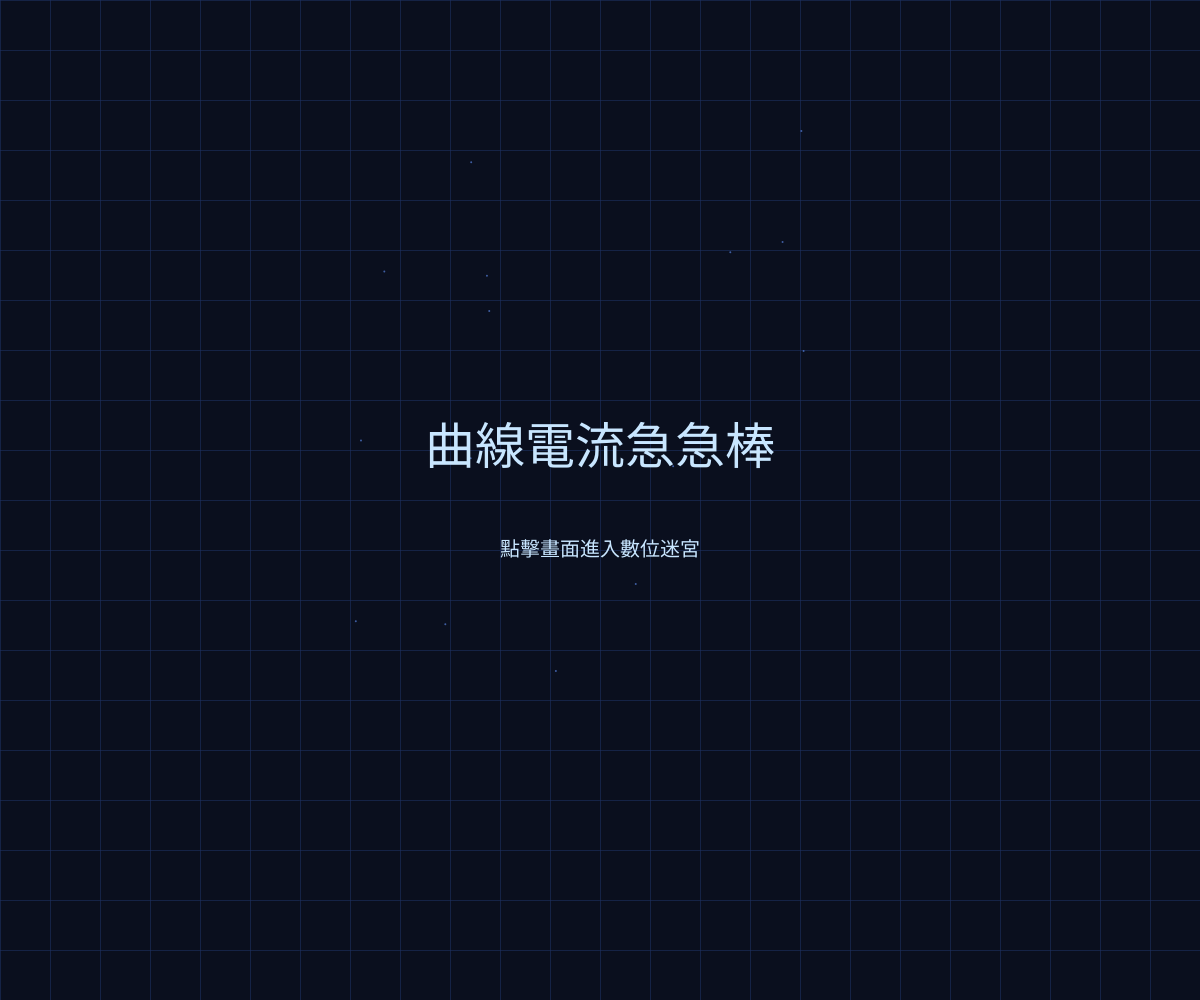
Frame 1 (no input)
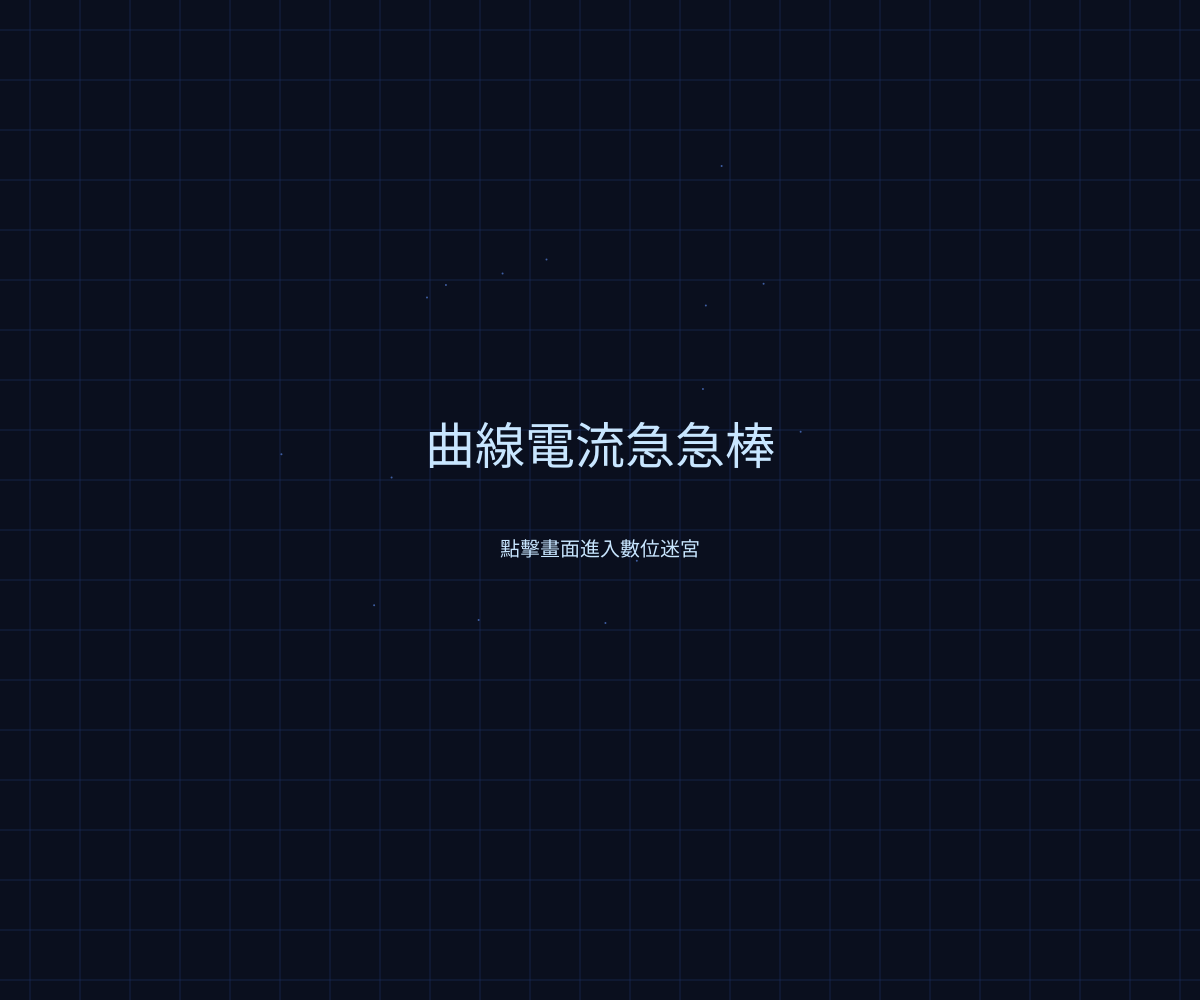
Frame 60 (no input)
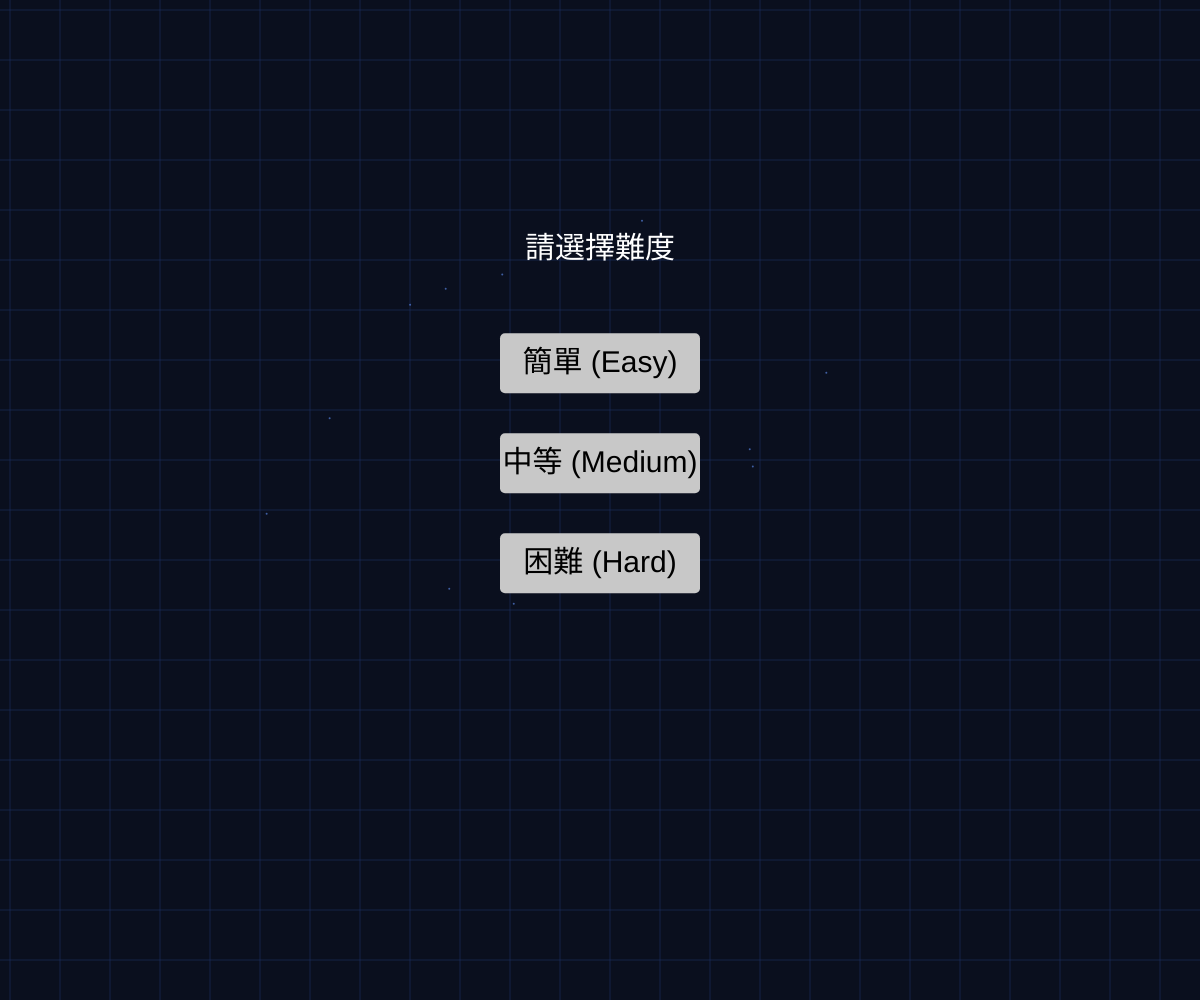
Frame 120 (the mouse pressed at the canvas centre since frame 60)

The p5.js sketch that drew these frames (run headless with seeded random() and noise() and a simulated clock; from frame 60 on, the mouse is pressed at the canvas centre):

// p5.js sketch
// ── sketch.js
let gameState = 'START'; // START, LEVEL_SELECT, WAITING_TO_START, PLAYING, GAMEOVER, WIN
let difficulty = 1;      // 1: 簡單, 2: 中等, 3: 困難
let wallColor = [50, 50, 50]; // 牆壁顏色 (深灰色)
let hazardColor = [255, 50, 50]; // 障礙物顏色 (亮紅色)
let pathTop = [];        // 儲存上方路徑的 5 個點
let pathBottom = [];     // 儲存下方路徑的 5 個點
let particles = [];      // 儲存粒子物件的陣列

function setup() {
  createCanvas(windowWidth, windowHeight);
  textAlign(CENTER, CENTER);
  initPath();
}

function initPath() {
  pathTop = [];
  pathBottom = [];
  
  // 根據難度決定點的數量，實現「由少到多」的差異
  // 簡單: 4 點, 中等: 8 點, 困難: 14 點
  let numPoints = 4 + (difficulty - 1) * 5;
  
  // 根據難度決定路徑寬度 (間距)
  let gap = map(difficulty, 1, 3, 55, 25);
  
  for (let i = 0; i < numPoints; i++) {
    let x = (width / (numPoints - 1)) * i;
    let y = random(100, height - 100 - gap);
    pathTop.push({x: x, y: y});
    pathBottom.push({x: x, y: y + gap});
  }
}

function windowResized() {
  resizeCanvas(windowWidth, windowHeight);
  initPath();
  particles = []; // 視窗縮放時清除粒子
}

function draw() {
  drawBackground();

  if (gameState === 'START') {
    drawMenu();
  } else if (gameState === 'LEVEL_SELECT') {
    drawLevelSelect();
  } else if (gameState === 'WAITING_TO_START') {
    drawWaiting();
  } else if (gameState === 'PLAYING') {
    playGame();
  } else if (gameState === 'GAMEOVER') {
    drawEndScreen("遊戲結束！", color(255, 0, 0), "點擊畫面返回主選單");
  } else if (gameState === 'WIN') {
    let sub = (difficulty < 3) ? "點擊進入下一關" : "全關卡達成！點擊返回主選單";
    drawEndScreen("恭喜通關！", color(0, 150, 0), sub);
  }

  // 在每一幀更新並繪製粒子尾巴
  updateParticles();
}

function drawBackground() {
  background(10, 15, 30); // 深藍黑色背景

  // 1. 繪製流動的網格線
  stroke(30, 50, 100, 150);
  strokeWeight(1);
  let gridSize = 50;
  let offsetX = (frameCount * 0.5) % gridSize;
  let offsetY = (frameCount * 0.5) % gridSize;

  for (let x = offsetX; x < width; x += gridSize) {
    line(x, 0, x, height);
  }
  for (let y = offsetY; y < height; y += gridSize) {
    line(0, y, width, y);
  }

  // 2. 增加一些遠處的裝飾點 (電子塵埃)
  noStroke();
  fill(100, 150, 255, 150);
  for (let i = 0; i < 15; i++) {
    let nx = noise(i, frameCount * 0.002) * width;
    let ny = noise(i + 50, frameCount * 0.002) * height;
    ellipse(nx, ny, 2, 2);
  }
}

function drawMenu() {
  fill(200, 230, 255); // 淺藍色文字
  textSize(50);
  text("曲線電流急急棒", width / 2, height / 2 - 50);
  textSize(20);
  text("點擊畫面進入數位迷宮", width / 2, height / 2 + 50);
}

function drawLevelSelect() {
  fill(255);
  textSize(30);
  text("請選擇難度", width / 2, height / 4);
  
  let btnW = 200, btnH = 60;
  let levels = ["簡單 (Easy)", "中等 (Medium)", "困難 (Hard)"];
  
  for (let i = 0; i < 3; i++) {
    fill(200);
    if (mouseX > width/2 - btnW/2 && mouseX < width/2 + btnW/2 && 
        mouseY > height/3 + i*100 && mouseY < height/3 + i*100 + btnH) {
      fill(150);
    }
    rect(width/2 - btnW/2, height/3 + i*100, btnW, btnH, 5);
    fill(0);
    text(levels[i], width / 2, height / 3 + i*100 + btnH/2);
  }
}

function playGame() {
  // 繪製彎曲牆壁
  drawWalls();

  let { startPos, endPos } = getStartEndPos();
  fill(0, 255, 0, 100);
  ellipse(startPos.x, startPos.y, startPos.size);
  fill(255, 0, 0, 100);
  ellipse(endPos.x, endPos.y, endPos.size);
  fill(255);
  textSize(16);
  text("起點", startPos.x, startPos.y);
  text("終點", endPos.x, endPos.y);

  // 碰撞偵測 (偵測滑鼠位置的顏色)
  let c = get(mouseX, mouseY);
  // 同時偵測牆壁顏色與障礙物顏色
  let isWall = red(c) === wallColor[0] && green(c) === wallColor[1] && blue(c) === wallColor[2];
  let isHazard = red(c) === hazardColor[0] && green(c) === hazardColor[1] && blue(c) === hazardColor[2];
  if (isWall || isHazard) {
    gameState = 'GAMEOVER';
  }

  // 邊界檢查
  if (mouseX < 0 || mouseX > width || mouseY < 0 || mouseY > height) {
    gameState = 'GAMEOVER';
  }

  // 勝利檢查
  if (dist(mouseX, mouseY, endPos.x, endPos.y) < endPos.size / 2) {
    gameState = 'WIN';
  }
}

function drawWaiting() {
  drawWalls();
  let { startPos, endPos } = getStartEndPos();
  
  fill(0, 255, 0, 200); // 起點加深顏色提示
  ellipse(startPos.x, startPos.y, startPos.size);
  fill(255, 0, 0, 100);
  ellipse(endPos.x, endPos.y, endPos.size);
  
  fill(255);
  textSize(24);
  text("請在綠色起點點擊滑鼠開始遊戲", width / 2, 50);
  textSize(16);
  text("起點", startPos.x, startPos.y);
  text("終點", endPos.x, endPos.y);
}

function getStartEndPos() {
  return {
    startPos: {x: 40, y: (pathTop[0].y + pathBottom[0].y) / 2, size: 60},
    // 將終點改為動態抓取最後一個點的位置
    endPos: {x: width - 40, y: (pathTop[pathTop.length - 1].y + pathBottom[pathBottom.length - 1].y) / 2, size: 60}
  };
}

function drawWalls() {
  fill(wallColor);
  noStroke();
  
  // 根據難度設定晃動幅度 (簡單: 5px, 中等: 10px, 困難: 20px)
  let shakeAmount = difficulty * 7;
  let shakeSpeed = 0.02; // 波動的速度

  // 用來儲存這一幀計算出的動態點座標，以便稍後繪製霓虹邊緣
  let currentTopPoints = [];
  let currentBottomPoints = [];

  // 1. 先計算這一幀所有點的動態位置 (包含雜訊位移)
  for (let i = 0; i < pathTop.length; i++) {
    let offsetYTop = (noise(frameCount * shakeSpeed, i * 100) - 0.5) * shakeAmount;
    currentTopPoints.push({ x: pathTop[i].x, y: pathTop[i].y + offsetYTop });

    let offsetYBottom = (noise(frameCount * shakeSpeed, i * 100 + 500) - 0.5) * shakeAmount;
    currentBottomPoints.push({ x: pathBottom[i].x, y: pathBottom[i].y + offsetYBottom });
  }

  // 2. 繪製實心牆壁區域 (用於顏色碰撞偵測)
  fill(wallColor);
  noStroke();

  // 上方牆壁
  beginShape();
  vertex(0, 0);
  // curveVertex 需要重複起點與終點作為控制點
  curveVertex(currentTopPoints[0].x, currentTopPoints[0].y); 
  for (let p of currentTopPoints) curveVertex(p.x, p.y);
  curveVertex(currentTopPoints[currentTopPoints.length - 1].x, currentTopPoints[currentTopPoints.length - 1].y);
  vertex(width, 0);
  endShape(CLOSE);

  // 下方牆壁
  beginShape();
  vertex(0, height);
  curveVertex(currentBottomPoints[0].x, currentBottomPoints[0].y);
  for (let p of currentBottomPoints) curveVertex(p.x, p.y);
  curveVertex(currentBottomPoints[currentBottomPoints.length - 1].x, currentBottomPoints[currentBottomPoints.length - 1].y);
  vertex(width, height);
  endShape(CLOSE);

  // 3. 繪製霓虹發光邊緣
  push();
  noFill();
  strokeWeight(3);
  stroke(0, 255, 255); // 霓虹青色
  
  // 設定 Canvas 原生發光效果
  drawingContext.shadowBlur = 15;
  drawingContext.shadowColor = color(0, 255, 255);

  // 繪製上方邊緣線
  beginShape();
  curveVertex(currentTopPoints[0].x, currentTopPoints[0].y);
  for (let p of currentTopPoints) curveVertex(p.x, p.y);
  curveVertex(currentTopPoints[currentTopPoints.length - 1].x, currentTopPoints[currentTopPoints.length - 1].y);
  endShape();

  // 繪製下方邊緣線
  beginShape();
  curveVertex(currentBottomPoints[0].x, currentBottomPoints[0].y);
  for (let p of currentBottomPoints) curveVertex(p.x, p.y);
  curveVertex(currentBottomPoints[currentBottomPoints.length - 1].x, currentBottomPoints[currentBottomPoints.length - 1].y);
  endShape();
  
  pop(); // 恢復繪製狀態，避免影響其他元件
  
  // 困難模式額外干擾：在路徑中間隨機放一個小障礙物 (可選)
  if (difficulty === 3) {
    push();
    fill(hazardColor);
    drawingContext.shadowBlur = 20;
    drawingContext.shadowColor = color(hazardColor);
    
    // 修正：使用這一幀計算出的「動態座標」來定位障礙物
    let midIdx = floor(currentTopPoints.length / 2);
    let hx = currentTopPoints[midIdx].x;
    let hy = (currentTopPoints[midIdx].y + currentBottomPoints[midIdx].y) / 2;
    ellipse(hx, hy, 20); 
    pop();
  }
  
  noStroke();
}

function updateParticles() {
  // 只有在遊戲進行中或等待開始時產生新粒子
  if (gameState === 'PLAYING' || gameState === 'WAITING_TO_START') {
    particles.push(new Particle(mouseX, mouseY));
  }

  // 倒序遍歷陣列以便安全刪除已消失的粒子
  for (let i = particles.length - 1; i >= 0; i--) {
    particles[i].update();
    particles[i].show();
    if (particles[i].isDead()) {
      particles.splice(i, 1);
    }
  }
}

// 粒子類別定義
class Particle {
  constructor(x, y) {
    this.x = x;
    this.y = y;
    this.vx = random(-0.8, 0.8); // 輕微的隨機飄移
    this.vy = random(-0.8, 0.8);
    this.alpha = 255;            // 透明度
    this.size = random(8, 15);   // 初始大小
  }
  update() {
    this.x += this.vx;
    this.y += this.vy;
    this.alpha -= 7;             // 消失速度
    this.size *= 0.96;           // 逐漸縮小
  }
  show() {
    noStroke();
    // 外圈：較大且透明，營造發光暈染感
    fill(0, 150, 255, this.alpha * 0.3);
    ellipse(this.x, this.y, this.size * 1.5);
    // 內圈：較小且明亮，作為發光核心
    fill(100, 220, 255, this.alpha);
    ellipse(this.x, this.y, this.size);
  }
  isDead() {
    return this.alpha <= 0;
  }
}

function drawEndScreen(msg, col, subMsg) {
  fill(col);
  textSize(60);
  text(msg, width / 2, height / 2);
  fill(200, 230, 255);
  textSize(20);
  text(subMsg, width / 2, height / 2 + 80);
}

function mousePressed() {
  if (gameState === 'START') {
    gameState = 'LEVEL_SELECT';
  } 
  else if (gameState === 'LEVEL_SELECT') {
    let btnW = 200, btnH = 60;
    for (let i = 0; i < 3; i++) {
      if (mouseX > width/2 - btnW/2 && mouseX < width/2 + btnW/2 && 
          mouseY > height/3 + i*100 && mouseY < height/3 + i*100 + btnH) {
        difficulty = i + 1;
        initPath(); // 根據選擇的難度重新生成路徑
        gameState = 'WAITING_TO_START';
      }
    }
  }
  else if (gameState === 'WAITING_TO_START') {
    let { startPos } = getStartEndPos();
    // 檢查是否在起點範圍內點擊
    if (dist(mouseX, mouseY, startPos.x, startPos.y) < startPos.size / 2) {
      gameState = 'PLAYING';
    }
  }
  else if (gameState === 'WIN') {
    if (difficulty < 3) {
      difficulty++;    // 增加難度
      initPath();      // 重新生成更複雜的路徑
      gameState = 'WAITING_TO_START'; // 進入下一關的準備狀態
    } else {
      gameState = 'START'; // 全部破關，回主選單
    }
  }
  else if (gameState === 'GAMEOVER') {
    gameState = 'START';
  }
}

function checkRectCollision(x, y, w, h) {
  return mouseX > x && mouseX < x + w && mouseY > y && mouseY < y + h;
}
